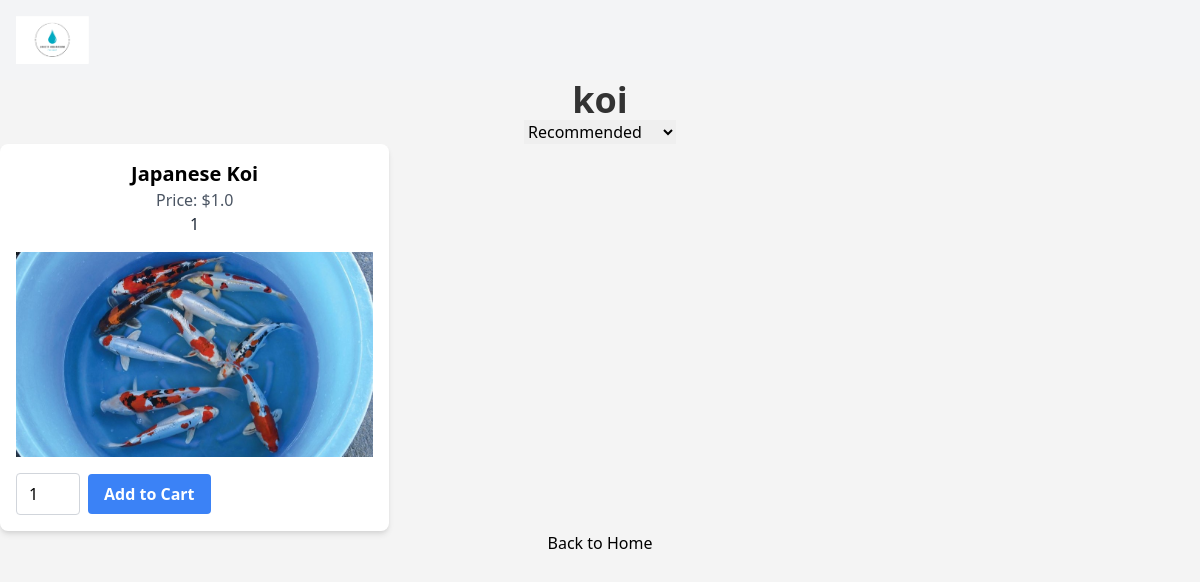
/category/koi, run on the app's committed database.
### models.py (models this page shows, shortened)
class Category(db.Model):
    __tablename__ = 'category'
    __table_args__ = {'extend_existing': True}
    id = db.Column(db.Integer, primary_key=True)
    name = db.Column(db.String(80), unique=True, nullable=False)
    image_filename = db.Column(db.String(200), nullable=True)
    products = db.relationship('Product', backref='category', lazy=True)

class Product(db.Model):
    __tablename__ = 'product'
    __table_args__ = {'extend_existing': True}
    __tablename__ = 'product'
    id = db.Column(db.Integer, primary_key=True)
    name = db.Column(db.String(80), nullable=False)
    price = db.Column(db.Float, nullable=False)
    description = db.Column(db.String(200))
    image_filename = db.Column(db.String(200))
    category_id = db.Column(db.Integer, db.ForeignKey('category.id'), nullable=False)

### app.py (the view)
@app.route('/category/<category_name>')
def show_category(category_name):
    sort = request.args.get('sort', 'recommended')
    category = Category.query.filter_by(name=category_name).first_or_404()
    if sort == 'price_asc':
        products = Product.query.filter_by(category_id=category.id).order_by(Product.price.asc()).all()
    elif sort == 'price_desc':
        products = Product.query.filter_by(category_id=category.id).order_by(Product.price.desc()).all()
    elif sort == 'alphabetical':
        products = Product.query.filter_by(category_id=category.id).order_by(Product.name).all()
    else:  # recommended or default case
        products = Product.query.filter_by(category_id=category.id).all()
    return render_template('category.html', category=category, products=products)

### templates/category.html (shortened to what this page needs)
<!DOCTYPE html>
<html lang="en">
<head>
    <link rel="stylesheet" href="{{ url_for('static', filename='css/style.css') }}">
    <link rel="stylesheet" href="https://cdn.jsdelivr.net/npm/tailwindcss@2.2.19/dist/tailwind.min.css">
</head>
<body>
    <header class="bg-gray-100 p-4">
        <a href="{{ url_for('home') }}">
            <img src="{{ url_for('static', filename='images/logo.png') }}" alt="Logo" class="h-12">
        </a>
    </header>
    <h1 class="text-4xl font-bold">{{ category.name }}</h1>
    <form action="{{ url_for('show_category', category_name=category.name) }}" method="get">
        <select name="sort" onchange="this.form.submit()">
            <option value="recommended" {% if request.args.get('sort') == 'recommended' %}selected{% endif %}>Recommended</option>
        </select>
    </form>
    <div class="grid grid-cols-3 gap-4">
        {% for product in products %}
            <div class="bg-white rounded-lg shadow-md p-4">
                <h2 class="text-xl font-bold">{{ product.name }}</h2>
                <p class="text-gray-600">Price: ${{ product.price }}</p>
                <p class="text-gray-800">{{ product.description }}</p>
                {% if product.image_filename %}
                    <img src="{{ url_for('static', filename='images/products/' + product.image_filename) }}" alt="{{ product.name }}" class="mt-4">
                {% endif %}
                <form action="{{ url_for('add_to_cart') }}" method="post" class="mt-4">
                    <div class="flex items-center">
                        <input type="number" name="quantity" value="1" min="1" class="mr-2 w-16 py-2 px-3 border border-gray-300 rounded">
                        <button type="submit" class="bg-blue-500 hover:bg-blue-700 text-white font-bold py-2 px-4 rounded">Add to Cart</button>
                    </div>
                </form>
            </div>
        {% endfor %}
    </div>
    <a href="{{ url_for('home') }}" class="mt-4">Back to Home</a>
</body>
</html>

### static/css/style.css (style rules this page uses)
body { font-family: Arial, sans-serif; margin: 0; padding: 0; text-align: center; }
body { font-family: Arial, sans-serif; margin: 0; padding: 0; text-align: center; background-color: #f4f4f4; }
h1 { color: #333; }
a { color: #06c; text-decoration: none; }
button { background-color: #28a745; border: none; border-radius: 4px; color: white; padding: 10px 20px; text-align: center; text-decoration: none; display: inline-block; font-size: 16px; margin: 4px 2px; cursor: pointer; }

### data on the page
Category: name "koi"
Product: name "Japanese Koi", price "1.0", description "1", image_filename (picture)
